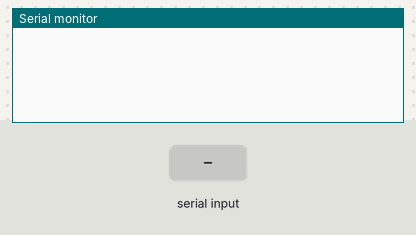
Bench run of a sketch on a simulated Arduino Uno, built with avr-gcc and run on an emulated ATmega328P. On the bench: the last lines printed to the serial monitor. The test bench sets the inputs (shaded band).

Above: at 1.2 s.
1.3 s: "1e" received over Serial
At 2.3 s:
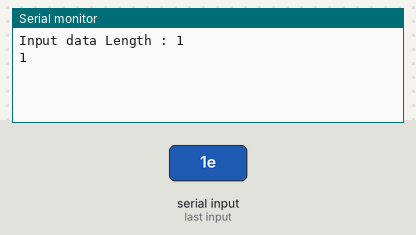
2.8 s: "0e" received over Serial
At 3.5 s:
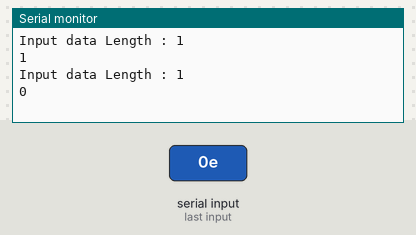
4.3 s: "2e" received over Serial
At 5.8 s:
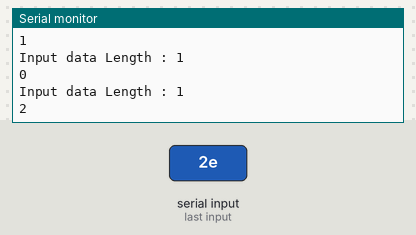

The sketch:

Serial_func.ino
```cpp
void setup() {
  Serial.begin(9600);
  // Serial.println("Serial Test Start");
  // char test[5] = {'K', 'O', 'R', 'E', 'A'};
  // Serial.write(33); //아스키코드 33의 문자인 !출력
  // Serial.print(33); //문자열 33출력
  // Serial.write('a'); //a출력
  // Serial.print('a'); //a출력
  // Serial.write("hello"); //hello출력
  // Serial.write(test, 3); //test에서 5개 출력
}

void loop() {
  char string[80];
  if(Serial.available()) //1234, a, 1000 차례로 입력했을 때. a는 0
  {
    //int indata = Serial.read();
    //unsigned char tmp = Serial.read();
    //Serial.println(tmp);

  //  long value = Serial.parseInt();
  // float value = Serial.parseFloat();
  // Serial.print("value = ");
  // Serial.println(value);
  //  byte leng = Serial.readBytes(string, 80);
  byte leng = Serial.readBytesUntil('e', string, 80);
    Serial.print("Input data Length : ");
    Serial.println(leng);
    Serial.write(string, leng);
    Serial.println();

  }

}
```

Measured:
- after the input at 1.3 s, the serial monitor: prints a new line at once (image 1)
- after the input at 2.8 s, the serial monitor: prints a new line at once (image 2)
- after the input at 4.3 s, the serial monitor: prints a new line at once (image 3)
